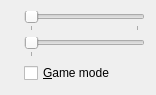
<?xml version="1.0" encoding="UTF-8"?>
<ui version="4.0">
 <class>PageSpeed</class>
 <widget class="QWidget" name="PageSpeed">
  <property name="geometry">
   <rect>
    <x>0</x>
    <y>0</y>
    <width>156</width>
    <height>95</height>
   </rect>
  </property>
  <layout class="QFormLayout" name="layout">
   <item row="0" column="0">
    <widget class="QLabel" name="labelResponseTime">
     <property name="buddy">
      <cstring>sliderResponseTime</cstring>
     </property>
    </widget>
   </item>
   <item row="0" column="1">
    <widget class="QSlider" name="sliderResponseTime">
     <property name="minimum">
      <number>1</number>
     </property>
     <property name="maximum">
      <number>10</number>
     </property>
     <property name="pageStep">
      <number>2</number>
     </property>
     <property name="orientation">
      <enum>Qt::Horizontal</enum>
     </property>
     <property name="tickPosition">
      <enum>QSlider::TicksBelow</enum>
     </property>
     <property name="tickInterval">
      <number>10</number>
     </property>
    </widget>
   </item>
   <item row="1" column="0">
    <widget class="QLabel" name="labelReportRate">
     <property name="buddy">
      <cstring>sliderReportRate</cstring>
     </property>
    </widget>
   </item>
   <item row="1" column="1">
    <widget class="QSlider" name="sliderReportRate">
     <property name="minimum">
      <number>0</number>
     </property>
     <property name="maximum">
      <number>3</number>
     </property>
     <property name="singleStep">
      <number>1</number>
     </property>
     <property name="pageStep">
      <number>2</number>
     </property>
     <property name="value">
      <number>0</number>
     </property>
     <property name="orientation">
      <enum>Qt::Horizontal</enum>
     </property>
     <property name="tickPosition">
      <enum>QSlider::TicksBelow</enum>
     </property>
     <property name="tickInterval">
      <number>25</number>
     </property>
    </widget>
   </item>
   <item row="2" column="1">
    <widget class="QCheckBox" name="checkGameMode">
     <property name="text">
      <string>&amp;Game mode</string>
     </property>
    </widget>
   </item>
  </layout>
 </widget>
 <resources/>
 <connections>
 <connection>
  <sender>sliderReportRate</sender>
  <signal>valueChanged(int)</signal>
  <receiver>PageSpeed</receiver>
  <slot>onReportRateChanged(int)</slot>
  <hints>
   <hint type="sourcelabel">
    <x>20</x>
    <y>20</y>
   </hint>
   <hint type="destinationlabel">
    <x>20</x>
    <y>20</y>
   </hint>
  </hints>
 </connection>
 <connection>
  <sender>sliderResponseTime</sender>
  <signal>valueChanged(int)</signal>
  <receiver>PageSpeed</receiver>
  <slot>onResponseTimeChanged(int)</slot>
  <hints>
   <hint type="sourcelabel">
    <x>20</x>
    <y>20</y>
   </hint>
   <hint type="destinationlabel">
    <x>20</x>
    <y>20</y>
   </hint>
  </hints>
 </connection>
 </connections>
</ui>
